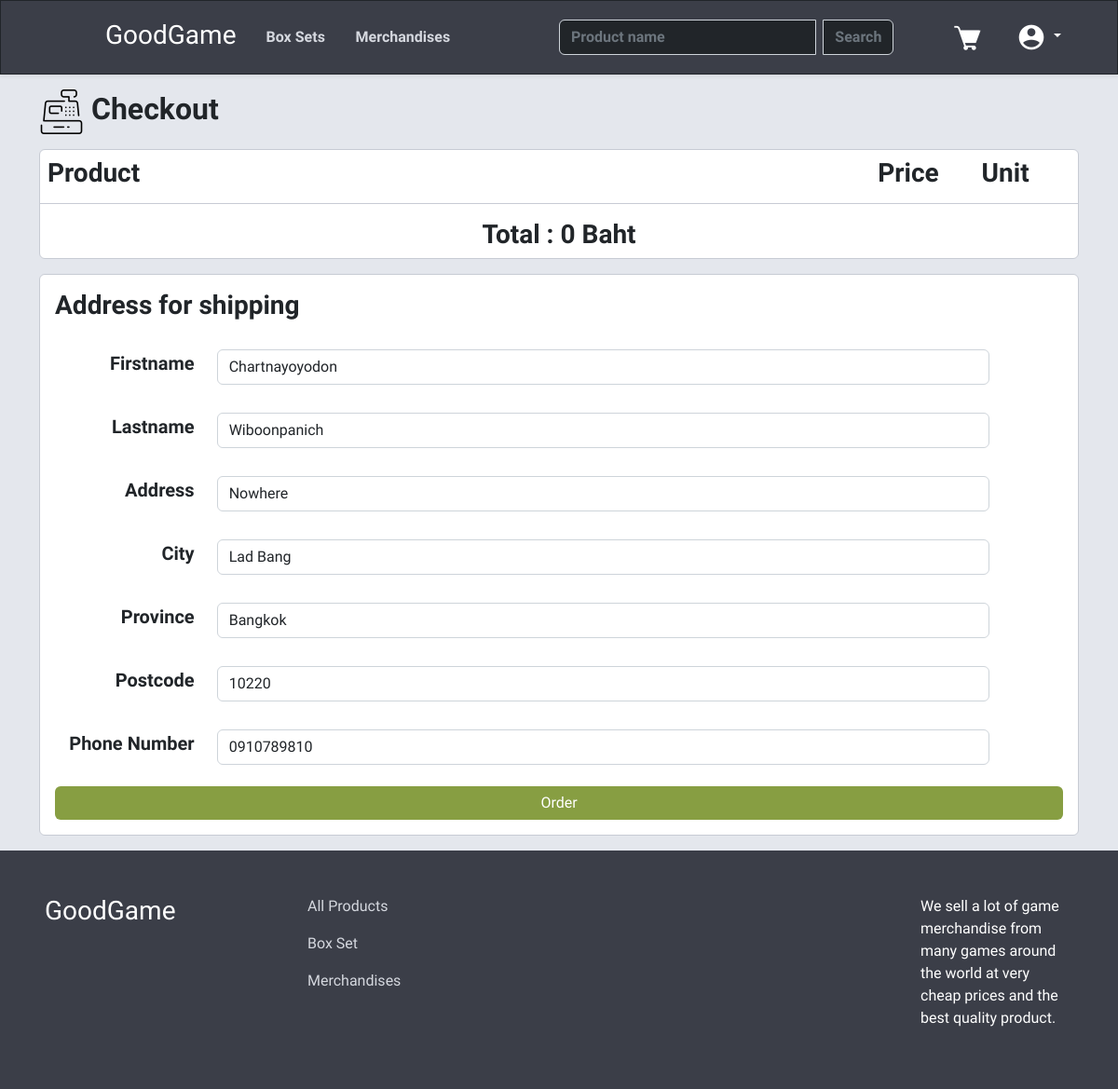
Screenshot of /checkout.php (signed in) with the database file from the repository.
### tables this page shows
CREATE TABLE "Customer" (
	"CustomerID"	INTEGER NOT NULL,
	"FirstName"	TEXT,
	"LastName"	TEXT,
	"Address"	TEXT,
	"City"	TEXT,
	"Province"	TEXT,
	"Postcode"	TEXT,
	"phonenumber"	TEXT,
	"Username"	TEXT,
	"Password"	TEXT,
	"Email"	TEXT,
	PRIMARY KEY("CustomerID" AUTOINCREMENT)
);

### checkout.php (the view, shortened to what this page needs)
<?php
include "navbar.php";
$sql = "SELECT * FROM Customer WHERE CustomerID =" . $_SESSION["ID"] . "";
$result = $db->query($sql);
?>
<html lang="en">
<head>
    <link href="stylescheckout.css" rel="stylesheet">
    <link rel="stylesheet" href="stylesnavfoot.css">
</head>
<body>
    <div class="container-fluid main-container">
        <div class="container">
            <h2 class="mt-3 mb-3 fw-bold"><img src="image/webelement/cashier.png" alt=""> Checkout</h2>
            <div class="card cart-card">
                <table class="table cart-table">
                    <thead>
                        <tr>
                            <th class="checkout-list-product">
                                <h3 class="fw-bold">Product</h3>
                            </th>
                            <th class="checkout-list-price">
                                <h3 class="fw-bold">Price</h3>
                            </th>
                            <th class="checkout-list-unit">
                                <h3 class="fw-bold">Unit</h3>
                            </th>
                        </tr>
                    </thead>
                        <?php
                        $alltotal = 0;
                        ?>
                </table>
                <h3 class="text-center fw-bold"><?php echo "Total : " . number_format($alltotal) . " Baht"; ?></h3>
            </div>
            <div class="card cart-card mt-3 mb-3">
                <h3 class="ps-3 pt-3 fw-bold">Address for shipping</h3>
                <?php while ($info = $result->fetchArray(SQLITE3_ASSOC)) {
                    echo '<form action="order.php" method="post">
                    <div class="row align-items-center mb-3 mt-3">
                        <div class="col-2">
                            <h5 class="fw-bold text-end"><label for="infofname" class="col-form-label">Firstname</label></h5>
                        </div>
                        <div class="col-9">
                            <input type="text" id="infofname" name="fname" class="form-control" value="' . $info["FirstName"] . '">
                        </div>
                    </div>
                    <div class="row align-items-center mb-3">
                        <div class="col-2">
                            <h5 class="fw-bold text-end"><label for="infolname" class="col-form-label">Lastname</label></h5>
                        </div>
                        <div class="col-9">
                            <input type="text" id="infolname" name="lname" class="form-control" value="' . $info["LastName"] . '">
                        </div>
                    </div>
                    <div class="row align-items-center mb-3">
                        <div class="col-2">
                            <h5 class="fw-bold text-end"><label for="infoaddress" class="col-form-label">Address</label></h5>
                        </div>
                        <div class="col-9">
                            <input type="text" id="infoaddress" name="address" class="form-control" value="' . $info["Address"] . '">
                        </div>
                    </div>
                    <div class="row align-items-center mb-3">
                        <div class="col-2">
                            <h5 class="fw-bold text-end"><label for="infocity" class="col-form-label">City</label></h5>
                        </div>
                        <div class="col-9">
                            <input type="text" id="infocity" name="city" class="form-control" value="' . $info["City"] . '">
                        </div>
                    </div>
                    <div class="row align-items-center mb-3">
                        <div class="col-2">
                            <h5 class="fw-bold text-end"><label for="infoprovince" class="col-form-label">Province</label></h5>
                        </div>
                        <div class="col-9">
                            <input type="text" id="infoprovince" name="province" class="form-control" value="' . $info["Province"] . '">
                        </div>
                    </div>
                    <div class="row align-items-center mb-3">
                        <div class="col-2">
                            <h5 class="fw-bold text-end"><label for="infopostcode" class="col-form-label">Postcode</label></h5>
                        </div>
                        <div class="col-9">
                            <input type="text" id="infopostcode" name="postcode" class="form-control" value="' . $info["Postcode"] . '">
                        </div>
                    </div>
                    <div class="row align-items-center">
                        <div class="col-2">
                            <h5 class="fw-bold text-end"><label for="infophone" class="col-form-label">Phone Number</label></h5>
                        </div>
                        <div class="col-9">
                            <input type="text" id="infophone" name="phone" class="form-control" value="' . $info["phonenumber"] . '">
                        </div>
                    </div>
                    <div class="d-grid ms-3 me-3 mt-3">
                    <button type="submit" name="order" value="' . $alltotal . '" class="btn btn-success pay-button">Order</button>
                    </div>
                </form>';
                } ?>
            </div>
        </div>
    </div>
    <footer class="main-navbar">
        <div class="container-fluid p-5">
            <div class="row">
                <div class="col-3">
                    <h3><a class="nav-link text-white" href="index.php">GoodGame</a></h3>
                </div>
                <div class="col-7">
                    <a class="nav-link web-text-color pb-3" href="filter.php?filter_type=None">All Products</a>
                    <a class="nav-link web-text-color pb-3" href="filter.php?filter_type=Box Set">Box Set</a>
                    <a class="nav-link web-text-color pb-3" href="filter.php?filter_type=Merchandise">Merchandises</a>
                </div>
                <div class="col-2">
                    <p class="text-white">We sell a lot of game merchandise from many games around the world at very cheap prices and the best quality product.</p>
                </div>
            </div>
        </div>
    </footer>
</body>
</html>

### stylesnavfoot.css (style rules this page uses)
.web-text-color { color: rgba(213, 216, 223) !important; }
.main-navbar { background-color: rgba(59, 62, 72); }

### stylescheckout.css (style rules this page uses)
body { font-family: 'Chakra Petch', sans-serif !important; }
.main-container { background-color: rgb(228, 231, 237); display: flex; min-height: 70%; }
.cart-card { border-color: rgb(199, 203, 212); }
.cart-table { border-color: rgb(199, 203, 212); }
.pay-button { background-color: rgb(135, 158, 66); border: transparent; }
.checkout-list-product { width: 80%; }
.checkout-list-price { width: 10%; }
.checkout-list-unit { width: 10%; }

### rows the page displays
customer: fname "Chartnayoyodon", lname "Wiboonpanich", address "Nowhere", city "Lad Bang", province "Bangkok", postcode "10220", phone "0910789810"

### other values shown
$alltotal "0"
